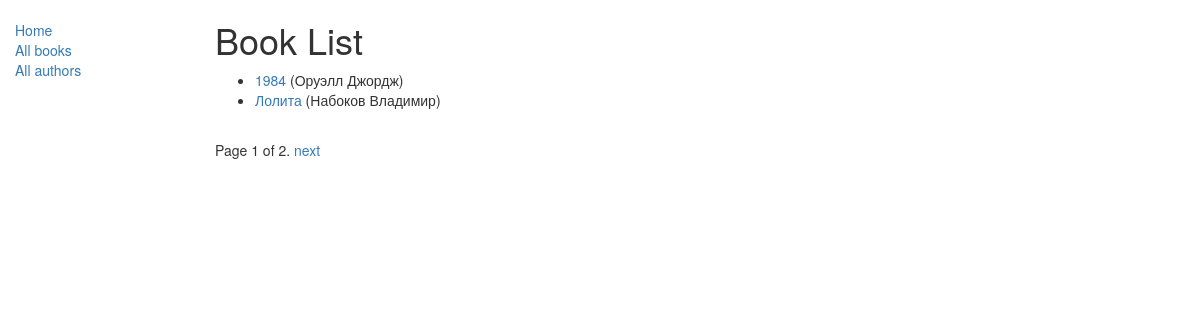
Page /catalog/books on the committed database.
### catalog/models.py (models this page shows, shortened)
class Book(models.Model):
    title = models.CharField(max_length=200)
    author = models.ForeignKey(Autor,
                               on_delete=models.SET_NULL,
                               null=True)
    genre = models.ManyToManyField(Genre,
                                   help_text="Select a genre")
    isbn = models.CharField("ISBN",
                            max_length=13,
                            help_text="ISBN number")
    summary = models.TextField(max_length=2000,
                               help_text="Enter a brief description of the book")
    language = models.ForeignKey(Language,
                                 on_delete=models.SET_NULL,
                                 null=True)
    class Meta:
        ordering = ["isbn"]
    def get_absolute_url(self):
        return reverse('book-detail', args=[str(self.id)])
    def display_genre(self):
        return ", ".join([genre.name for genre in self.genre.all()[:3]])
    display_genre.short_description = "Genre"

class Autor(models.Model):
    first_name = models.CharField(max_length=200)
    last_name = models.CharField(max_length=200)
    date_of_birth = models.DateField(null=True,
                                     blank=True)
    date_of_death = models.DateField("death",
                                     null=True,
                                     blank=True)
    class Meta:
        ordering = ["last_name"]
    def __str__(self):
        return "%s %s" % (self.last_name, self.first_name)

### catalog/views.py (the view)
class BookListView(generic.ListView):
    model = Book
    context_object_name = 'my_book_list'
    paginate_by = 2
    def get_context_data(self, **kwargs):
        context = super(BookListView, self).get_context_data(**kwargs)
        context['some_data'] = 'This is just some data'
        return context

### catalog/templates/catalog/book_list.html
{% extends "base_template.html" %}
{% block content %}
    <h1>Book List</h1>
    {% if my_book_list %}
    <ul>
      {% for book in my_book_list %}
      <li>
        <a href="{{ book.get_absolute_url }}">{{ book.title }}</a> ({{book.author}})
      </li>
      {% endfor %}
    </ul>
    {% else %}
      <p>There are no books in the library.</p>
    {% endif %}
{% endblock %}

### rows in the picture
Book: title "1984", author "Оруэлл Джордж"
Book: title "Лолита", author "Набоков Владимир"

### other values in the picture
{{ page_obj.number }} "1"
{{ page_obj.paginator.num_pages }} "2"
